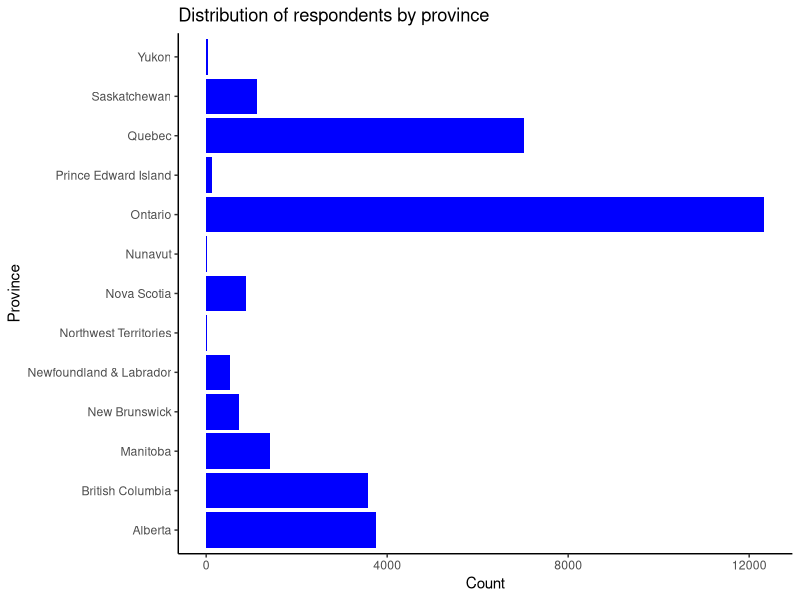
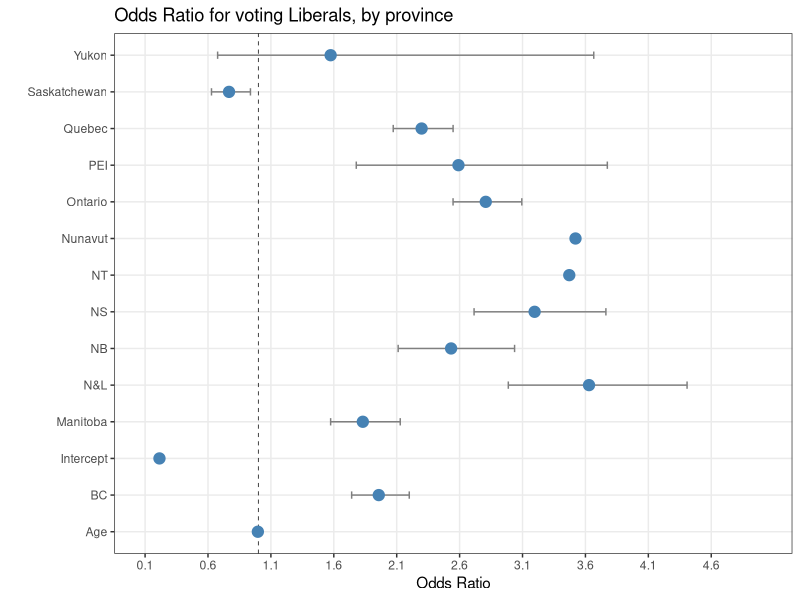

The R source for these figures, in order:
## ---- chunk 1
#| include: false
#| warning: false
#| message: false


library(tidyverse)
library(survey)
library(knitr)
library(broom)
library(ggplot2)


web_data <- read_csv("ces_web.csv") #fetching the data

## ---- chunk 2
#| include: false
#| warning: false
#| message: false

web_data_clean <- web_data |>
  filter(!is.na(cps19_province)) |>
  filter(!is.na(cps19_votechoice)) |>
  filter(!is.na(cps19_yob)) |>
  mutate(province = case_when(
    cps19_province == 14 ~ "Alberta",
    cps19_province == 15 ~ "British Columbia",
    cps19_province == 16 ~ "Manitoba",
    cps19_province == 17 ~ "New Brunswick",
    cps19_province == 18 ~ "Newfoundland & Labrador",
    cps19_province == 19 ~ "Northwest Territories",
    cps19_province == 20 ~ "Nova Scotia",
    cps19_province == 21 ~ "Nunavut",
    cps19_province == 22 ~ "Ontario",
    cps19_province == 23 ~ "Prince Edward Island",
    cps19_province == 24 ~ "Quebec",
    cps19_province == 25 ~ "Saskatchewan",
    cps19_province == 26 ~ "Yukon"
  ),
  likey_to_vote = case_when(
    cps19_v_likely == 1 ~ "Certain",
    cps19_v_likely == 2 ~ "Likely",
    cps19_v_likely == 3 ~ "Unlikely",
    cps19_v_likely == 4 ~ "Certain to not vote",
    cps19_v_likely == 5 ~ "Ineligible to vote",
    cps19_v_likely == 6 ~ "Don't know/prefer not to answer",
    cps19_v_likely == 7 ~ "I voted in advanced polling"
  ),
  political_party = case_when(
    cps19_votechoice == 1 ~ "Liberals",
    cps19_votechoice == 2 ~ "Conservatives",
    cps19_votechoice == 3 ~ "NDP",
    cps19_votechoice == 4 ~ "Bloc Quebec",
    cps19_votechoice == 5 ~ "Green Party",
    cps19_votechoice == 6 ~ "People's Party",
    cps19_votechoice == 7 ~ "Others",
    cps19_votechoice == 9 ~ "Don't know/prefer not to answer"
  )) 


## ---- chunk 3
#| label: fig-1
#| fig-cap: Number of participants in the survey from each Canadian province
#| echo: false
#| warning: false
#| message: false


web_data_clean |>
  ggplot(aes(x = province)) +
  geom_bar(fill = "blue") +
  labs(title = "Distribution of respondents by province",
       x = "Province",
       y = "Count") +
  theme_classic() +
  coord_flip()
## ---- chunk 4
#| include: false
#| warning: false
#| message: false

# Population stats for provinces taken from Statistics Canada

web_data_clean <- web_data_clean |>
  mutate(pop_fpc = case_when(province == "Alberta" ~ 4931601,
                             province == "British Columbia" ~ 5719594,
                             province == "Manitoba" ~ 1499981,
                             province == "Quebec" ~ 9100249,
                             province == "Newfoundland & Labrador" ~ 545880,
                             province == "Nova Scotia" ~ 1079676,
                             province == "Ontario" ~ 16171802,
                             province == "Saskatchewan" ~ 1246691,
                             province == "Prince Edward Island" ~ 179301,
                             province == "New Brunswick" ~ 857381,
                             province == "Northwest Territories" ~ 44936,
                             province == "Nunavut" ~ 41258,
                             province == "Yukon" ~ 46948)) |>
  mutate(samp_wt = case_when(province == "Alberta" ~ 4931601/3742,
                             province == "British Columbia" ~ 5719594/3574 ,
                             province == "Manitoba" ~ 1499981/1407,
                             province == "Quebec" ~ 9100249/7024,
                             province == "Newfoundland & Labrador" ~ 545880/537,
                             province == "Nova Scotia" ~ 1079676/887,
                             province == "Ontario" ~ 16171802/12338,
                             province == "Saskatchewan" ~ 1246691/1131,
                             province == "Prince Edward Island" ~ 179301/133,
                             province == "New Brunswick" ~ 857381/717,
                             province == "Northwest Territories" ~ 44936/21,
                             province == "Nunavut" ~ 41258/21,
                             province == "Yukon" ~ 46948/32)) |>
  filter(!is.na(samp_wt)) |>
  filter(!is.na(pop_fpc))

## ---- chunk 5
#| include: false
#| warning: false
#| message: false


strata.design <- svydesign(id= ~1,
                           strata = ~province,
                           weights = ~samp_wt,
                           fpc = ~pop_fpc,
                           data = web_data_clean
                           )
## ---- chunk 6
#| warning: false
#| message: false
#| echo: false
#| include: false


liberal_proportion <- svymean(~I(political_party == "Liberals"), design = strata.design, na.rm = TRUE)
prop_ci <- confint(liberal_proportion)

table1 <- data.frame(
  Party = "Liberals",
  Proportion = 0.284,
  Confidence_Interval = "(0.279, 0.288)"
)

## ---- chunk 7
#| label: tbl-1
#| tbl-cap: "Table showing proportion and 95% confidence interval for Liberal vote"
#| warning: false
#| message: false
#| echo: false

kable(table1, 
      col.names = c("", "Proportion of vote for Liberals", "95% Confidence Interval"))

## ---- chunk 8
#| include: false
#| warning: false
#| message: false


N = 41465298  

web_data_clean <- web_data_clean |>
  mutate(vote_party_lib = as.numeric(political_party == "Liberals"))


n= nrow(web_data_clean)
fpc.srs = rep(N, n)  


strata.design <- svydesign(
  id = ~1,
  fpc = ~fpc.srs,
  data = web_data_clean
)


model <- svyglm(
  vote_party_lib ~ as.factor(province) + cps19_yob, 
  design = strata.design, 
  family = binomial
)


## ---- chunk 9
#| label: tbl-2
#| tbl-cap: Table showing the proportion and 95% confidence interval for Liberal votes across Canada
#| warning: false
#| message: false
#| echo: false


tidy_model <- tidy(model, conf.int = TRUE) |>
  mutate(term = str_replace(term, "as.factor\\(province\\)", "")) |>
  kable(digits = 4)

print(tidy_model)

## ---- chunk 10
#| label: fig-2
#| echo: false
#| warning: false
#| message: false

###https://stackoverflow.com/questions/47085514/simple-way-to-visualise-odds-ratios-in-r


boxLabels = c("Intercept", "BC", "Manitoba", "NB", "N&L", "NT", "NS", "Nunavut",
              "Ontario", "PEI", "Quebec", "Saskatchewan", "Yukon", "Age")


df <- data.frame(
  yAxis = length(boxLabels):1,
  boxOdds = exp(c(-1.540536505, 
                  0.671652047, 0.604664410, 0.929123659, 1.288834768, 
                  1.244600359, 1.161939492, 1.258780759, 
                  1.032405488, 0.951990356, 0.832012038, -0.265099042, 
                  0.454166860, -0.003656125)), 
  boxCILow = exp(c(-1.657570561, 0.554966136, 0.454110369, 0.747425846, 
                   1.094273991, 0.364461698, 0.998743020, 0.375731744, 
                   0.935257796, 0.575839065, 0.728654696, -0.465533442, 
                   -0.390821510, -0.005171445)),  
  boxCIHigh = exp(c(-1.423502450, 0.788337958, 0.755218452, 1.110821473, 
                    1.483395546, 2.124739019, 1.325135965, 2.141829775, 
                    1.129553179, 1.328141646, 0.935369379, -0.064664643, 
                    1.299155231, -0.002140806)) 
)


p <- ggplot(df, aes(x = boxOdds, y = boxLabels)) + 
  geom_vline(aes(xintercept = 1), size = .25, linetype = "dashed") +  
  geom_errorbarh(aes(xmax = boxCIHigh, xmin = boxCILow), size = .5, height = .2, color = "gray50") +  
  geom_point(size = 3.5, color = "steelblue") + 
  scale_x_continuous(
    breaks = seq(0.1, 5, 0.5), 
    labels = seq(0.1, 5, 0.5), 
    limits = c(0.1, 5)  
  ) +
  theme_bw() +
  theme(panel.grid.minor = element_blank()) + 
  ylab("") + 
  xlab("Odds Ratio") + 
  ggtitle("Odds Ratio for voting Liberals, by province")


print(p)
